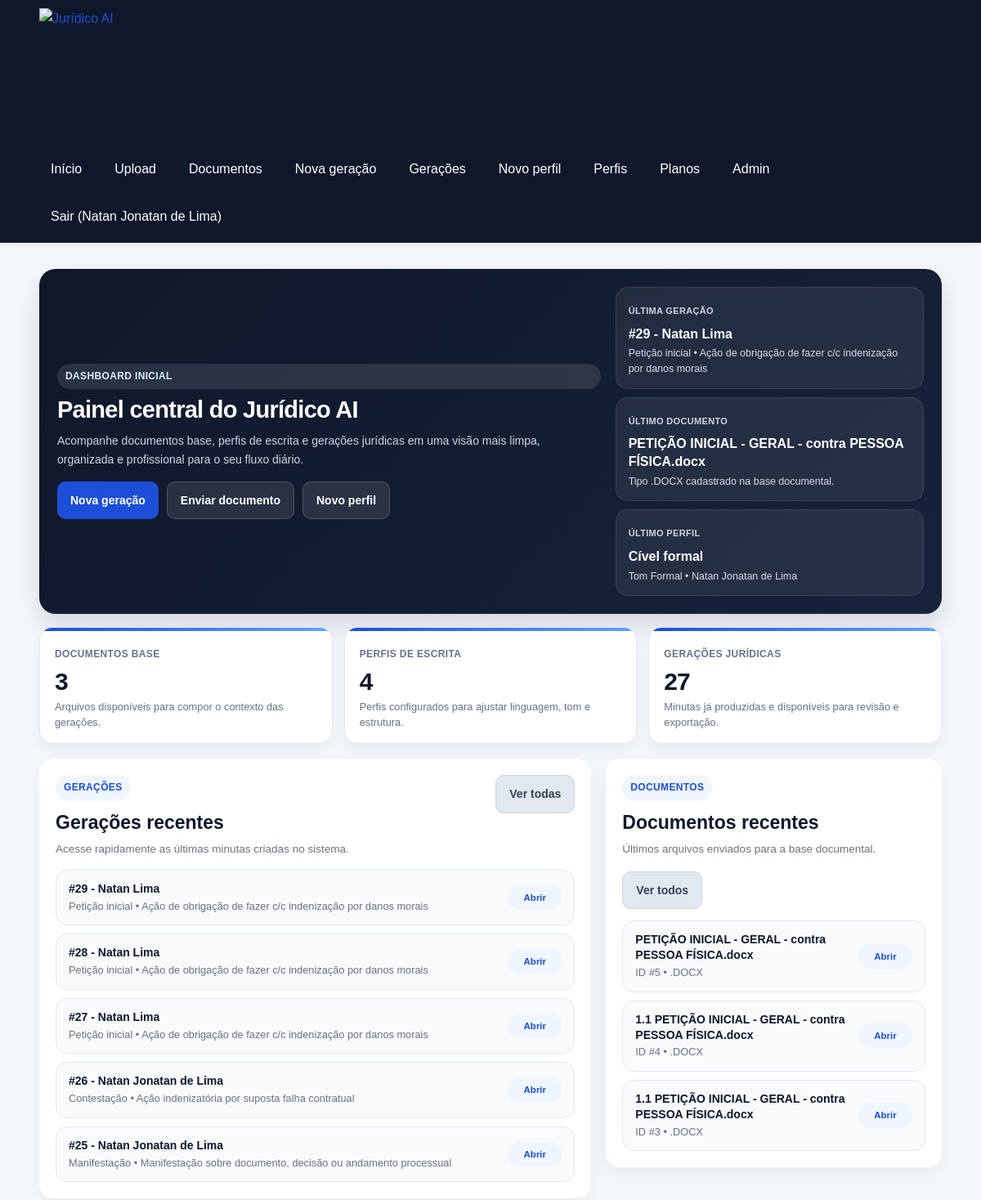
Page / (signed in, upper part) on the earlier database version.
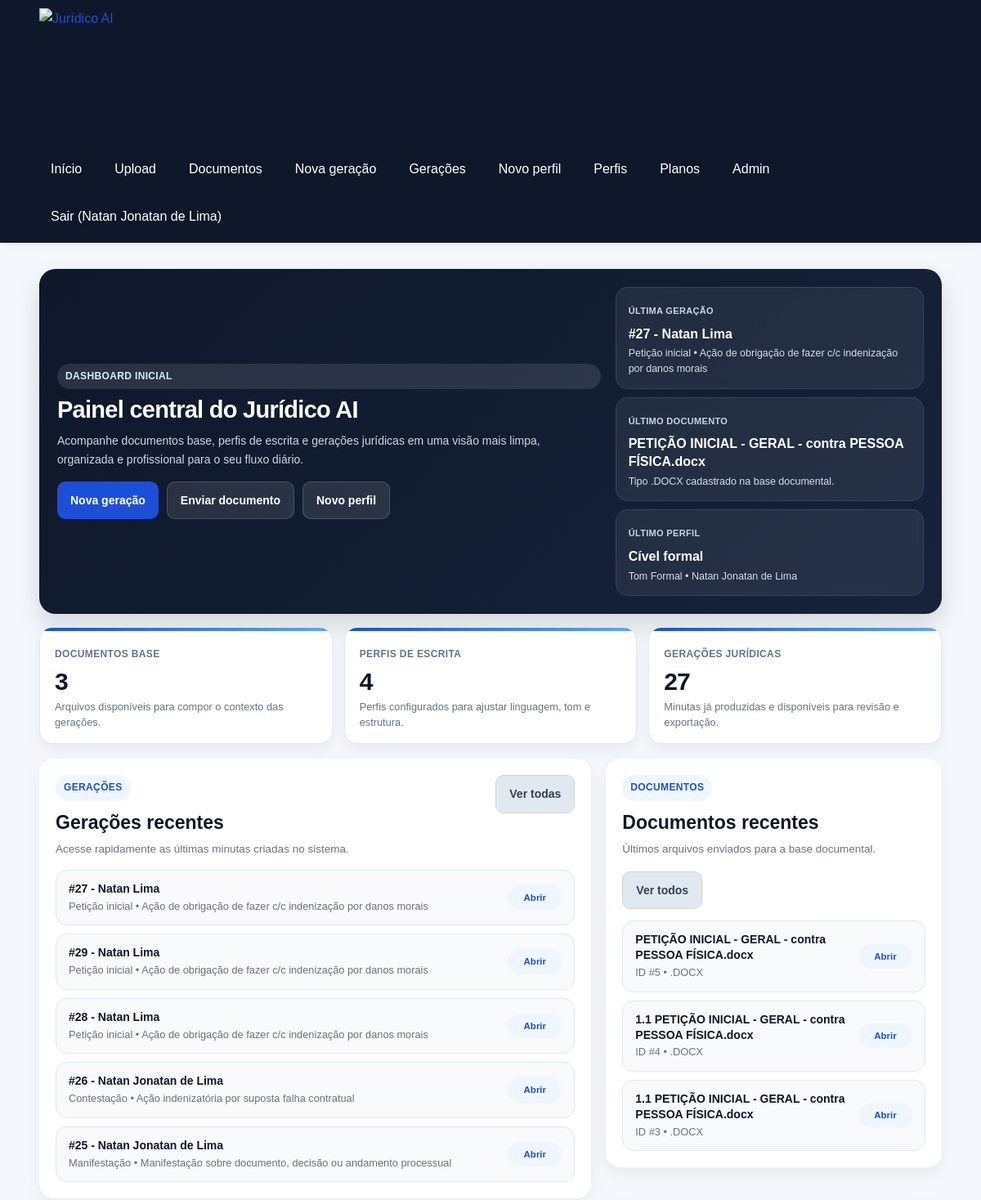
Same page on the later database version.
### app/models/generation.py (models this page shows, shortened)
class Generation(Base):
    __tablename__ = "generations"
    id = Column(Integer, primary_key=True, index=True)
    user_id = Column(Integer, ForeignKey("users.id", ondelete="CASCADE"), nullable=True, index=True)
    client_name = Column(Text, nullable=False)
    document_type = Column(Text, nullable=False, index=True)
    case_subject = Column(Text, nullable=False, index=True)
    facts = Column(Text, nullable=False)
    requests = Column(Text, nullable=False)
    legal_basis = Column(Text, nullable=True)
    context_used = Column(Text, nullable=False)
    generated_text = Column(Text, nullable=False)
    generation_strategy = Column(String(50), nullable=False, default="rule_based")
    llm_provider = Column(String(50), nullable=True)
    llm_model = Column(String(100), nullable=True)
    llm_response_id = Column(String(100), nullable=True)
    llm_error = Column(Text, nullable=True)
    source_document_ids = Column(Text, nullable=True)
    writing_profile_id = Column(
        Integer,
        ForeignKey("writing_profiles.id", ondelete="SET NULL"),
        nullable=True,
        index=True,
    )
    writing_profile = relationship(
        "WritingProfile",
        back_populates="generations",
        passive_deletes=True,
    )
    documents = relationship(
        "Document",
        secondary=generation_documents,
        back_populates="generations",
        passive_deletes=True,
    )
    user = relationship("User", passive_deletes=True)
    tags = Column(Text, nullable=True)
    is_pinned = Column(Boolean, default=False, nullable=False)
    is_favorite = Column(Boolean, default=False, nullable=False)
    status = Column(String(100), nullable=True)
    version = Column(Integer, default=1, nullable=False)
    created_at = Column(DateTime, default=agora_brasil, nullable=False, index=True)
    updated_at = Column(DateTime, default=agora_brasil, onupdate=agora_brasil, nullable=False)

### app/models/document.py (models this page shows, shortened)
class Document(Base):
    __tablename__ = "documents"
    id = Column(Integer, primary_key=True, index=True)
    original_filename = Column(String(255), nullable=False, index=True)
    saved_filename = Column(String(255), nullable=False)
    file_path = Column(String(500), nullable=False)
    file_type = Column(String(20), nullable=False, index=True)
    extracted_text = Column(Text, nullable=False)
    user_id = Column(Integer, ForeignKey("users.id", ondelete="CASCADE"), nullable=True, index=True)
    tags = Column(Text, nullable=True)
    is_favorite = Column(Boolean, default=False, nullable=False)
    status = Column(String(100), nullable=True)
    version = Column(Integer, default=1, nullable=False)
    created_at = Column(DateTime, default=agora_brasil, nullable=False)
    updated_at = Column(DateTime, default=agora_brasil, onupdate=agora_brasil, nullable=False)
    generations = relationship(
        "Generation",
        secondary=generation_documents,
        back_populates="documents",
        passive_deletes=True,
    )
    user = relationship("User", passive_deletes=True)

### app/routers/home.py (the view)
@router.get("/", response_class=HTMLResponse)
def home_page(
    request: Request,
    db: Session = Depends(get_db),
    usuario: User = Depends(get_authenticated_user),
):
    total_documents = db.query(Document).filter(Document.user_id == usuario.id).count()
    total_profiles = db.query(WritingProfile).filter(WritingProfile.user_id == usuario.id).count()
    total_generations = db.query(Generation).filter(Generation.user_id == usuario.id).count()
    recent_documents = (
        db.query(Document)
        .filter(Document.user_id == usuario.id)
        .order_by(Document.created_at.desc(), Document.id.desc())
        .limit(4)
        .all()
    )
    recent_profiles = (
        db.query(WritingProfile)
        .filter(WritingProfile.user_id == usuario.id)
        .order_by(WritingProfile.is_pinned.desc(), WritingProfile.created_at.desc(), WritingProfile.id.desc())
        .limit(4)
        .all()
    )
    recent_generations = (
        db.query(Generation)
        .filter(Generation.user_id == usuario.id)
        .order_by(Generation.is_pinned.desc(), Generation.updated_at.desc(), Generation.id.desc())
        .limit(5)
        .all()
    )
    generation_types = []
    for generation in db.query(Generation).filter(Generation.user_id == usuario.id).all():
        tipo = (generation.document_type or "Não informado").strip()
        generation_types.append(tipo or "Não informado")
    generation_type_summary = [
        {"label": label, "count": count}
        for label, count in Counter(generation_types).most_common(5)
    ]
    latest_generation = recent_generations[0] if recent_generations else None
    latest_document = recent_documents[0] if recent_documents else None
    latest_profile = recent_profiles[0] if recent_profiles else None
    return templates.TemplateResponse(
        "index.html",
        {
            "request": request,
            "title": "Página inicial",
            "total_documents": total_documents,
            "total_profiles": total_profiles,
            "total_generations": total_generations,
            "recent_documents": recent_documents,
            "recent_profiles": recent_profiles,
            "recent_generations": recent_generations,
            "generation_type_summary": generation_type_summary,
            "latest_generation": latest_generation,
            "latest_document": latest_document,
            "latest_profile": latest_profile,
        },
    )

### app/templates/index.html (shortened to what the changed rows need)
{% extends "base.html" %}
{% block content %}
<section class="home-dashboard">
    <section class="home-hero-refinado home-hero-refinado-premium home-hero-refinado-final">
        <div class="home-hero-bloco-principal">
            <h2 class="home-hero-titulo">Painel central do Jurídico AI</h2>
        </div>
        <div class="home-hero-resumo home-hero-resumo-premium home-hero-resumo-final">
            <div class="home-resumo-card home-resumo-card-premium home-resumo-card-final">
                <span class="info-label">Última geração</span>
                <span class="home-resumo-valor">
                    {% if latest_generation %}
                        #{{ latest_generation.id }} - {{ latest_generation.client_name }}
                    {% else %}
                        Nenhuma geração ainda
                    {% endif %}
                </span>
                <p>
                    {% if latest_generation %}
                        {{ latest_generation.document_type }} • {{ latest_generation.case_subject }}
                    {% else %}
                        Assim que você gerar a primeira minuta, ela aparecerá aqui.
                    {% endif %}
                </p>
            </div>
            <div class="home-resumo-card home-resumo-card-premium home-resumo-card-final">
                <span class="info-label">Último documento</span>
                <span class="home-resumo-valor">
                    {% if latest_document %}
                        {{ latest_document.original_filename }}
                    {% else %}
                        Nenhum documento enviado
                    {% endif %}
                </span>
                <p>
                    {% if latest_document %}
                        Tipo {{ latest_document.file_type | upper }} cadastrado na base documental.
                    {% else %}
                        Faça upload dos seus modelos e referências jurídicas.
                    {% endif %}
                </p>
            </div>
        </div>
    </section>
    <section class="home-grid-principal home-grid-principal-premium home-grid-principal-final">
        <div class="home-coluna-principal-premium home-coluna-principal-final">
            <section class="card home-card-refinado home-card-premium home-card-final">
                <div class="cabecalho-pagina cabecalho-home-premium cabecalho-home-final">
                    <div>
                        <h2>Gerações recentes</h2>
                    </div>
                </div>
                {% if recent_generations %}
                    <div class="home-lista-refinada home-lista-refinada-premium home-lista-final">
                        {% for generation in recent_generations %}
                            <a class="home-lista-item-refinado home-lista-item-premium home-lista-item-final" href="/generations/{{ generation.id }}">
                                <div class="home-lista-texto">
                                    <strong>{% if generation.is_pinned %}📌 {% endif %}#{{ generation.id }} - {{ generation.client_name }}</strong>
                                    <p>{{ generation.document_type }} • {{ generation.case_subject }}</p>
                                </div>
                                <span class="home-lista-tag home-lista-tag-premium home-lista-tag-final">Abrir</span>
                            </a>
                        {% endfor %}
                    </div>
                {% else %}
                    <div class="empty-state empty-state-home">
                        <p>Nenhuma geração cadastrada até o momento.</p>
                    </div>
                {% endif %}
            </section>
        </div>
        <div class="home-coluna-secundaria home-coluna-secundaria-premium home-coluna-secundaria-final">
            <section class="card home-card-refinado home-card-premium home-card-final">
                <div class="cabecalho-pagina cabecalho-home-premium cabecalho-home-final">
                    <div>
                        <h2>Documentos recentes</h2>
                    </div>
                </div>
                {% if recent_documents %}
                    <div class="home-lista-refinada home-lista-refinada-premium home-lista-final">
                        {% for document in recent_documents %}
                            <a class="home-lista-item-refinado home-lista-item-premium home-lista-item-final" href="/documents/{{ document.id }}">
                                <div class="home-lista-texto">
                                    <strong>{{ document.original_filename }}</strong>
                                    <p>ID #{{ document.id }} • {{ document.file_type | upper }}</p>
                                </div>
                                <span class="home-lista-tag home-lista-tag-premium home-lista-tag-final">Abrir</span>
                            </a>
                        {% endfor %}
                    </div>
                {% else %}
                    <div class="empty-state empty-state-home">
                        <p>Nenhum documento cadastrado ainda.</p>
                    </div>
                {% endif %}
            </section>
        </div>
    </section>
</section>
{% endblock %}

Differences in the rows shown:
changed Generation id 27: moves up the list
Other differences:
{{ latest_generation.id }}: "29" → "27"
